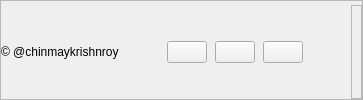
        <widget class="QWidget" name="footer" native="true">
         <layout class="QVBoxLayout" name="verticalLayout_footer">
          <property name="spacing">
           <number>0</number>
          </property>
          <property name="leftMargin">
           <number>0</number>
          </property>
          <property name="topMargin">
           <number>0</number>
          </property>
          <property name="rightMargin">
           <number>0</number>
          </property>
          <property name="bottomMargin">
           <number>0</number>
          </property>
          <item>
           <widget class="QFrame" name="footerFrame">
            <property name="frameShape">
             <enum>QFrame::StyledPanel</enum>
            </property>
            <property name="frameShadow">
             <enum>QFrame::Raised</enum>
            </property>
            <layout class="QHBoxLayout" name="horizontalLayout_footerFrame" stretch="0,2,0,0,0,0,0">
             <property name="spacing">
              <number>8</number>
             </property>
             <property name="leftMargin">
              <number>0</number>
             </property>
             <property name="topMargin">
              <number>4</number>
             </property>
             <property name="rightMargin">
              <number>0</number>
             </property>
             <property name="bottomMargin">
              <number>0</number>
             </property>
             <item alignment="Qt::AlignHCenter">
              <widget class="QLabel" name="footerLabel">
               <property name="text">
                <string>© @chinmaykrishnroy</string>
               </property>
              </widget>
             </item>
             <item>
              <spacer name="horizontalSpacer_8">
               <property name="orientation">
                <enum>Qt::Horizontal</enum>
               </property>
               <property name="sizeHint" stdset="0">
                <size>
                 <width>40</width>
                 <height>20</height>
                </size>
               </property>
              </spacer>
             </item>
             <item alignment="Qt::AlignHCenter">
              <widget class="QPushButton" name="githubProfileBtn">
               <property name="text">
                <string/>
               </property>
               <property name="icon">
                <iconset resource="res.qrc">
                 <normaloff>:/icons/icons/github.svg</normaloff>:/icons/icons/github.svg</iconset>
               </property>
              </widget>
             </item>
             <item alignment="Qt::AlignHCenter">
              <widget class="QPushButton" name="linkedinProfileBtn">
               <property name="text">
                <string/>
               </property>
               <property name="icon">
                <iconset resource="res.qrc">
                 <normaloff>:/icons/icons/linkedin.svg</normaloff>:/icons/icons/linkedin.svg</iconset>
               </property>
              </widget>
             </item>
             <item alignment="Qt::AlignHCenter">
              <widget class="QPushButton" name="instagramProfileBtn">
               <property name="text">
                <string/>
               </property>
               <property name="icon">
                <iconset resource="res.qrc">
                 <normaloff>:/icons/icons/instagram.svg</normaloff>:/icons/icons/instagram.svg</iconset>
               </property>
              </widget>
             </item>
             <item>
              <spacer name="horizontalSpacer_7">
               <property name="orientation">
                <enum>Qt::Horizontal</enum>
               </property>
               <property name="sizeHint" stdset="0">
                <size>
                 <width>40</width>
                 <height>20</height>
                </size>
               </property>
              </spacer>
             </item>
             <item>
              <widget class="QFrame" name="resizeFrame">
               <property name="frameShape">
                <enum>QFrame::StyledPanel</enum>
               </property>
               <property name="frameShadow">
                <enum>QFrame::Raised</enum>
               </property>
               <layout class="QHBoxLayout" name="horizontalLayout_resizeFrame">
                <property name="spacing">
                 <number>0</number>
                </property>
                <property name="leftMargin">
                 <number>0</number>
                </property>
                <property name="topMargin">
                 <number>0</number>
                </property>
                <property name="rightMargin">
                 <number>2</number>
                </property>
                <property name="bottomMargin">
                 <number>2</number>
                </property>
                <item alignment="Qt::AlignBottom">
                 <widget class="QLabel" name="resizeIconLabel">
                  <property name="text">
                   <string/>
                  </property>
                  <property name="pixmap">
                   <pixmap resource="res.qrc">:/icons/icons/cil-size-grip.png</pixmap>
                  </property>
                 </widget>
                </item>
               </layout>
              </widget>
             </item>
            </layout>
           </widget>
          </item>
         </layout>
        </widget>
